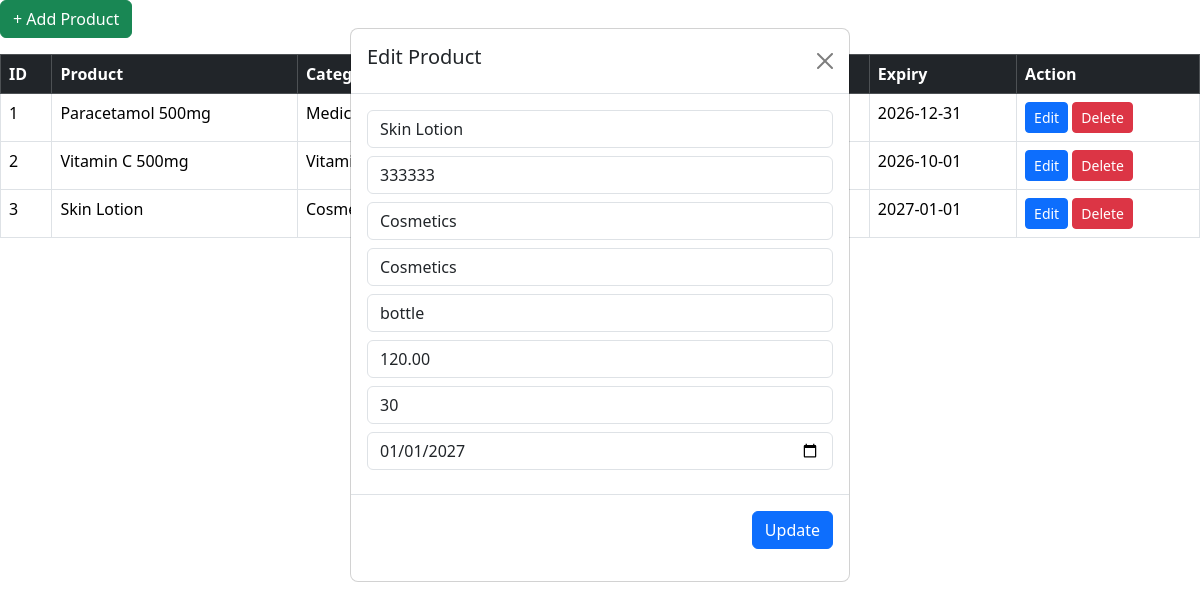
The app's page /reusablepage/productmanagement.php?editProduct=3 with its own data.
### tables this page shows
CREATE TABLE `products` (
  `id` int(11) NOT NULL,
  `product_name` varchar(255) DEFAULT NULL,
  `barcode` varchar(100) DEFAULT NULL,
  `category_id` int(11) DEFAULT NULL,
  `classification_id` int(11) DEFAULT NULL,
  `unit` varchar(50) DEFAULT NULL,
  `price` decimal(10,2) DEFAULT NULL
);

CREATE TABLE `product_categories` (
  `id` int(11) NOT NULL,
  `category_name` varchar(100) DEFAULT NULL
);

CREATE TABLE `inventory` (
  `id` int(11) NOT NULL,
  `product_id` int(11) DEFAULT NULL,
  `quantity` int(11) DEFAULT NULL,
  `expiry_date` date DEFAULT NULL
);

CREATE TABLE `product_classifications` (
  `id` int(11) NOT NULL,
  `classification_name` varchar(100) DEFAULT NULL,
  `is_discountable` tinyint(1) DEFAULT NULL,
  `is_vatable` tinyint(1) DEFAULT NULL
);

### reusablepage/addproductmodal.php (called while the page is built, shortened)
<?php
require_once __DIR__ . "/../function/addprodfunct.php";
require_once __DIR__ . "/../conn/connection_links.php";
$product = new ProductManagement($db);
$categories = $product->getCategories();
$classifications = $product->getClassifications();
?>

### function/addprodfunct.php (called while the page is built, shortened)
<?php
class ProductManagement
{
    private $con;
    public function __construct($db)
    {
        $this->con = $db;
    }
    public function getAllProducts()
    {
        $stmt = $this->con->prepare("
            SELECT
                p.id,
                p.product_name,
                p.price,
                pc.category_name,
                pcl.classification_name,
                COALESCE(SUM(i.quantity), 0) AS quantity,
                MAX(i.expiry_date) AS expiry_date
            FROM products p
            LEFT JOIN product_categories pc ON p.category_id = pc.id
            LEFT JOIN product_classifications pcl ON p.classification_id = pcl.id
            LEFT JOIN inventory i ON p.id = i.product_id
            GROUP BY p.id
        ");
        $stmt->execute();
        return $stmt->fetchAll();
    }
    public function getCategories()
    {
        $stmt = $this->con->prepare("SELECT * FROM product_categories");
        $stmt->execute();
        return $stmt->fetchAll();
    }
    public function getClassifications()
    {
        $stmt = $this->con->prepare("SELECT * FROM product_classifications");
        $stmt->execute();
        return $stmt->fetchAll();
    }
    public function getProductById($id)
    {
        $stmt = $this->con->prepare("
        SELECT p.*, i.quantity, i.expiry_date
        FROM products p
        LEFT JOIN inventory i ON p.id = i.product_id
        WHERE p.id = ?
    ");
        $stmt->execute([$id]);
        return $stmt->fetch();
    }
}

### reusablepage/productmanagement.php (the view, shortened to what this page needs)
<?php
require_once __DIR__ . "/../function/addprodfunct.php";
require_once __DIR__ . "/../conn/connection_links.php";
$product = new ProductManagement($db);
$products = $product->getAllProducts();
$categories = $product->getCategories();
$classifications = $product->getClassifications();
$editData = null;
if (isset($_GET['editProduct'])) {
    $editId = (int) $_GET['editProduct'];
    $editData = $product->getProductById($editId);
}
?>
<div class="mb-3">
    <button class="btn btn-success" data-bs-toggle="modal" data-bs-target="#addProductModal">
        + Add Product
    </button>
</div>
<table id="usersTable" class="table table-bordered table-hover">
    <thead class="table-dark">
        <tr>
            <th>ID</th>
            <th>Product</th>
            <th>Category</th>
            <th>Classification</th>
            <th>Price</th>
            <th>Stock</th>
            <th>Expiry</th>
            <th>Action</th>
        </tr>
    </thead>
    <tbody>
        <?php foreach ($products as $prod): ?>
            <tr>
                <td><?= $prod['id'] ?></td>
                <td><?= $prod['product_name'] ?></td>
                <td><?= $prod['category_name'] ?? 'N/A' ?></td>
                <td><?= $prod['classification_name'] ?? 'N/A' ?></td>
                <td>₱ <?= number_format($prod['price'], 2) ?></td>
                <td><?= $prod['quantity'] ?></td>
                <td><?= $prod['expiry_date'] ?? 'N/A' ?></td>
                <td>
                    <a href="?editProduct=<?= $prod['id'] ?>" class="btn btn-sm btn-primary">Edit</a>
                    <a href="?deleteProduct=<?= $prod['id'] ?>" class="btn btn-sm btn-danger"
                        onclick="return confirm('Delete this product?')">
                        Delete
                    </a>
                </td>
            </tr>
        <?php endforeach; ?>
    </tbody>
</table>
<?php include 'addproductmodal.php'; ?>
<?php include 'updateproductmodal.php'; ?>

### reusablepage/updateproductmodal.php (shortened to what this page needs)
<div class="modal <?= $editData ? 'show d-block' : 'fade' ?>" tabindex="-1">
    <div class="modal-dialog">
        <div class="modal-content">
            <form method="POST">
                <div class="modal-header">
                    <h5>Edit Product</h5>
                  <a href="dashboard?page=product" class="btn-close"></a>
                </div>
                <div class="modal-body">
                    <input type="text" name="product_name" class="form-control mb-2" value="<?= $editData['product_name'] ?? '' ?>" placeholder="Product Name">
                    <input type="text" name="barcode" class="form-control mb-2" value="<?= $editData['barcode'] ?? '' ?>" placeholder="Barcode">
                    <select name="category_id" class="form-control mb-2">
                        <?php foreach ($categories as $cat): ?>
                            <option value="<?= $cat['id'] ?>"
                                <?= ($editData && $editData['category_id'] == $cat['id']) ? 'selected' : '' ?>>
                                <?= $cat['category_name'] ?>
                            </option>
                        <?php endforeach; ?>
                    </select>
                    <select name="classification_id" class="form-control mb-2">
                        <?php foreach ($classifications as $cls): ?>
                            <option value="<?= $cls['id'] ?>"
                                <?= ($editData && $editData['classification_id'] == $cls['id']) ? 'selected' : '' ?>>
                                <?= $cls['classification_name'] ?>
                            </option>
                        <?php endforeach; ?>
                    </select>
                    <input type="text" name="unit" class="form-control mb-2"value="<?= $editData['unit'] ?? '' ?>">
                    <input type="number" name="price" class="form-control mb-2"value="<?= $editData['price'] ?? '' ?>">
                    <input type="number" name="quantity" class="form-control mb-2"value="<?= $editData['quantity'] ?? '' ?>">
                    <input type="date" name="expiry_date" class="form-control mb-2"value="<?= $editData['expiry_date'] ?? '' ?>">
                </div>
                <div class="modal-footer">
                    <button type="submit" name="updateProduct" class="btn btn-primary">
                        Update
                    </button>
                </div>
            </form>
        </div>
    </div>
</div>

### records on screen
products: id "1", product_name "Paracetamol 500mg", category.category_name "Medicine", expiry_date "2026-12-31"
products: id "2", product_name "Vitamin C 500mg", category.category_name "Vitamins", expiry_date "2026-10-01"
products: id "3", product_name "Skin Lotion", category.category_name "Cosmetics", expiry_date "2027-01-01", category_id "Cosmetics", classification_id "Cosmetics"
inventory: product_name "Skin Lotion", barcode "333333"
